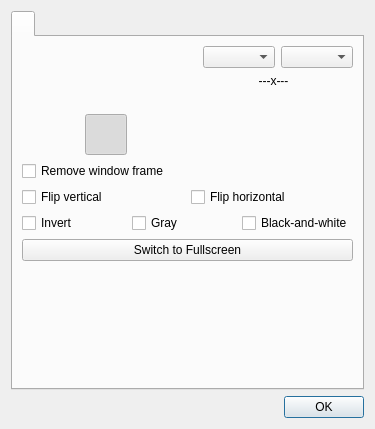
<?xml version="1.0" encoding="UTF-8"?>
<ui version="4.0">
 <class>cameraSettingsDialog</class>
 <widget class="QDialog" name="cameraSettingsDialog">
  <property name="geometry">
   <rect>
    <x>0</x>
    <y>0</y>
    <width>375</width>
    <height>429</height>
   </rect>
  </property>
  <property name="windowTitle">
   <string>Dialog</string>
  </property>
  <layout class="QVBoxLayout" name="verticalLayout">
   <item>
    <widget class="QTabWidget" name="tabWidget">
     <property name="currentIndex">
      <number>0</number>
     </property>
     <property name="iconSize">
      <size>
       <width>48</width>
       <height>48</height>
      </size>
     </property>
     <widget class="QWidget" name="tab">
      <attribute name="icon">
       <iconset resource="../screencast.qrc">
        <normaloff>:/pictures/camera/camera.png</normaloff>:/pictures/camera/camera.png</iconset>
      </attribute>
      <attribute name="title">
       <string notr="true"/>
      </attribute>
      <layout class="QVBoxLayout" name="verticalLayout_2">
       <item>
        <layout class="QHBoxLayout" name="horizontalLayout_4">
         <item>
          <spacer name="horizontalSpacer">
           <property name="orientation">
            <enum>Qt::Horizontal</enum>
           </property>
           <property name="sizeHint" stdset="0">
            <size>
             <width>40</width>
             <height>20</height>
            </size>
           </property>
          </spacer>
         </item>
         <item>
          <widget class="QComboBox" name="comboBoxCameraVideoFormat"/>
         </item>
         <item>
          <widget class="QComboBox" name="comboBoxCameraResolution"/>
         </item>
        </layout>
       </item>
       <item>
        <widget class="QWidget" name="widgetCameraWindowSize" native="true">
         <layout class="QVBoxLayout" name="verticalLayout_3">
          <property name="spacing">
           <number>0</number>
          </property>
          <property name="leftMargin">
           <number>0</number>
          </property>
          <property name="topMargin">
           <number>0</number>
          </property>
          <property name="rightMargin">
           <number>0</number>
          </property>
          <property name="bottomMargin">
           <number>0</number>
          </property>
          <item>
           <layout class="QHBoxLayout" name="horizontalLayout_3">
            <property name="spacing">
             <number>12</number>
            </property>
            <item alignment="Qt::AlignLeft">
             <widget class="QLabel" name="label">
              <property name="maximumSize">
               <size>
                <width>34</width>
                <height>34</height>
               </size>
              </property>
              <property name="text">
               <string notr="true"/>
              </property>
              <property name="pixmap">
               <pixmap resource="../screencast.qrc">:/pictures/camera/window-resize.png</pixmap>
              </property>
              <property name="scaledContents">
               <bool>true</bool>
              </property>
             </widget>
            </item>
            <item>
             <layout class="QHBoxLayout" name="horizontalLayout_44">
              <item>
               <widget class="QLabel" name="labelCameraWindowSize">
                <property name="text">
                 <string notr="true">---x---</string>
                </property>
                <property name="alignment">
                 <set>Qt::AlignCenter</set>
                </property>
               </widget>
              </item>
             </layout>
            </item>
           </layout>
          </item>
         </layout>
        </widget>
       </item>
       <item>
        <layout class="QHBoxLayout" name="horizontalLayout_2">
         <property name="spacing">
          <number>12</number>
         </property>
         <item alignment="Qt::AlignLeft">
          <widget class="QLabel" name="label_2">
           <property name="maximumSize">
            <size>
             <width>34</width>
             <height>34</height>
            </size>
           </property>
           <property name="text">
            <string notr="true"/>
           </property>
           <property name="pixmap">
            <pixmap resource="../screencast.qrc">:/pictures/systray/magnification.png</pixmap>
           </property>
           <property name="scaledContents">
            <bool>true</bool>
           </property>
          </widget>
         </item>
        </layout>
       </item>
       <item>
        <layout class="QHBoxLayout" name="horizontalLayout_65">
         <property name="spacing">
          <number>0</number>
         </property>
         <property name="leftMargin">
          <number>0</number>
         </property>
         <item>
          <spacer name="horizontalSpacer_41">
           <property name="orientation">
            <enum>Qt::Horizontal</enum>
           </property>
           <property name="sizeHint" stdset="0">
            <size>
             <width>40</width>
             <height>20</height>
            </size>
           </property>
          </spacer>
         </item>
         <item>
          <widget class="QToolButton" name="toolButton_camera_view_rectangle">
           <property name="text">
            <string notr="true"/>
           </property>
           <property name="icon">
            <iconset resource="../screencast.qrc">
             <normaloff>:/pictures/camera/window-rectangle-off.png</normaloff>
             <normalon>:/pictures/camera/window-rectangle-on.png</normalon>:/pictures/camera/window-rectangle-off.png</iconset>
           </property>
           <property name="iconSize">
            <size>
             <width>34</width>
             <height>34</height>
            </size>
           </property>
           <property name="checkable">
            <bool>true</bool>
           </property>
           <property name="checked">
            <bool>true</bool>
           </property>
           <property name="autoExclusive">
            <bool>true</bool>
           </property>
           <property name="autoRaise">
            <bool>true</bool>
           </property>
          </widget>
         </item>
         <item>
          <spacer name="horizontalSpacer_35">
           <property name="orientation">
            <enum>Qt::Horizontal</enum>
           </property>
           <property name="sizeType">
            <enum>QSizePolicy::Preferred</enum>
           </property>
           <property name="sizeHint" stdset="0">
            <size>
             <width>40</width>
             <height>20</height>
            </size>
           </property>
          </spacer>
         </item>
         <item>
          <widget class="QToolButton" name="toolButton_camera_view_ellipse">
           <property name="text">
            <string notr="true"/>
           </property>
           <property name="icon">
            <iconset resource="../screencast.qrc">
             <normaloff>:/pictures/camera/window-ellipse-off.png</normaloff>
             <normalon>:/pictures/camera/window-ellipse-on.png</normalon>:/pictures/camera/window-ellipse-off.png</iconset>
           </property>
           <property name="iconSize">
            <size>
             <width>34</width>
             <height>34</height>
            </size>
           </property>
           <property name="checkable">
            <bool>true</bool>
           </property>
           <property name="autoExclusive">
            <bool>true</bool>
           </property>
           <property name="autoRaise">
            <bool>true</bool>
           </property>
          </widget>
         </item>
         <item>
          <spacer name="horizontalSpacer_36">
           <property name="orientation">
            <enum>Qt::Horizontal</enum>
           </property>
           <property name="sizeType">
            <enum>QSizePolicy::Preferred</enum>
           </property>
           <property name="sizeHint" stdset="0">
            <size>
             <width>40</width>
             <height>20</height>
            </size>
           </property>
          </spacer>
         </item>
         <item>
          <widget class="QToolButton" name="toolButton_camera_view_circle">
           <property name="text">
            <string notr="true"/>
           </property>
           <property name="icon">
            <iconset resource="../screencast.qrc">
             <normaloff>:/pictures/camera/window-circle-off.png</normaloff>
             <normalon>:/pictures/camera/window-circle-on.png</normalon>:/pictures/camera/window-circle-off.png</iconset>
           </property>
           <property name="iconSize">
            <size>
             <width>34</width>
             <height>34</height>
            </size>
           </property>
           <property name="checkable">
            <bool>true</bool>
           </property>
           <property name="autoExclusive">
            <bool>true</bool>
           </property>
           <property name="autoRaise">
            <bool>true</bool>
           </property>
          </widget>
         </item>
         <item>
          <spacer name="horizontalSpacer_37">
           <property name="orientation">
            <enum>Qt::Horizontal</enum>
           </property>
           <property name="sizeHint" stdset="0">
            <size>
             <width>40</width>
             <height>20</height>
            </size>
           </property>
          </spacer>
         </item>
        </layout>
       </item>
       <item>
        <layout class="QHBoxLayout" name="horizontalLayout_42">
         <item>
          <widget class="QCheckBox" name="checkBoxCameraWindowFrame">
           <property name="text">
            <string>Remove window frame</string>
           </property>
          </widget>
         </item>
        </layout>
       </item>
       <item>
        <layout class="QHBoxLayout" name="horizontalLayout_12">
         <item>
          <widget class="QCheckBox" name="checkBoxCameraMirrorVertical">
           <property name="text">
            <string>Flip vertical</string>
           </property>
          </widget>
         </item>
         <item>
          <widget class="QCheckBox" name="checkBoxCameraMirrorHorizontal">
           <property name="text">
            <string>Flip horizontal</string>
           </property>
          </widget>
         </item>
        </layout>
       </item>
       <item>
        <layout class="QHBoxLayout" name="horizontalLayout_14">
         <item>
          <widget class="QCheckBox" name="checkBoxCameraInvert">
           <property name="text">
            <string>Invert</string>
           </property>
          </widget>
         </item>
         <item>
          <widget class="QCheckBox" name="checkBoxCameraGray">
           <property name="text">
            <string>Gray</string>
           </property>
          </widget>
         </item>
         <item>
          <widget class="QCheckBox" name="checkBoxCameraMono">
           <property name="text">
            <string>Black-and-white</string>
           </property>
          </widget>
         </item>
        </layout>
       </item>
       <item>
        <widget class="QPushButton" name="pushButtonSwitchToFullscreen">
         <property name="text">
          <string notr="true">Switch to Fullscreen</string>
         </property>
        </widget>
       </item>
       <item>
        <spacer name="verticalSpacer">
         <property name="orientation">
          <enum>Qt::Vertical</enum>
         </property>
         <property name="sizeHint" stdset="0">
          <size>
           <width>20</width>
           <height>40</height>
          </size>
         </property>
        </spacer>
       </item>
      </layout>
     </widget>
    </widget>
   </item>
   <item>
    <layout class="QHBoxLayout" name="horizontalLayout">
     <item>
      <widget class="QDialogButtonBox" name="buttonBox">
       <property name="standardButtons">
        <set>QDialogButtonBox::Ok</set>
       </property>
      </widget>
     </item>
    </layout>
   </item>
  </layout>
 </widget>
 <resources>
  <include location="../screencast.qrc"/>
 </resources>
 <connections/>
</ui>
